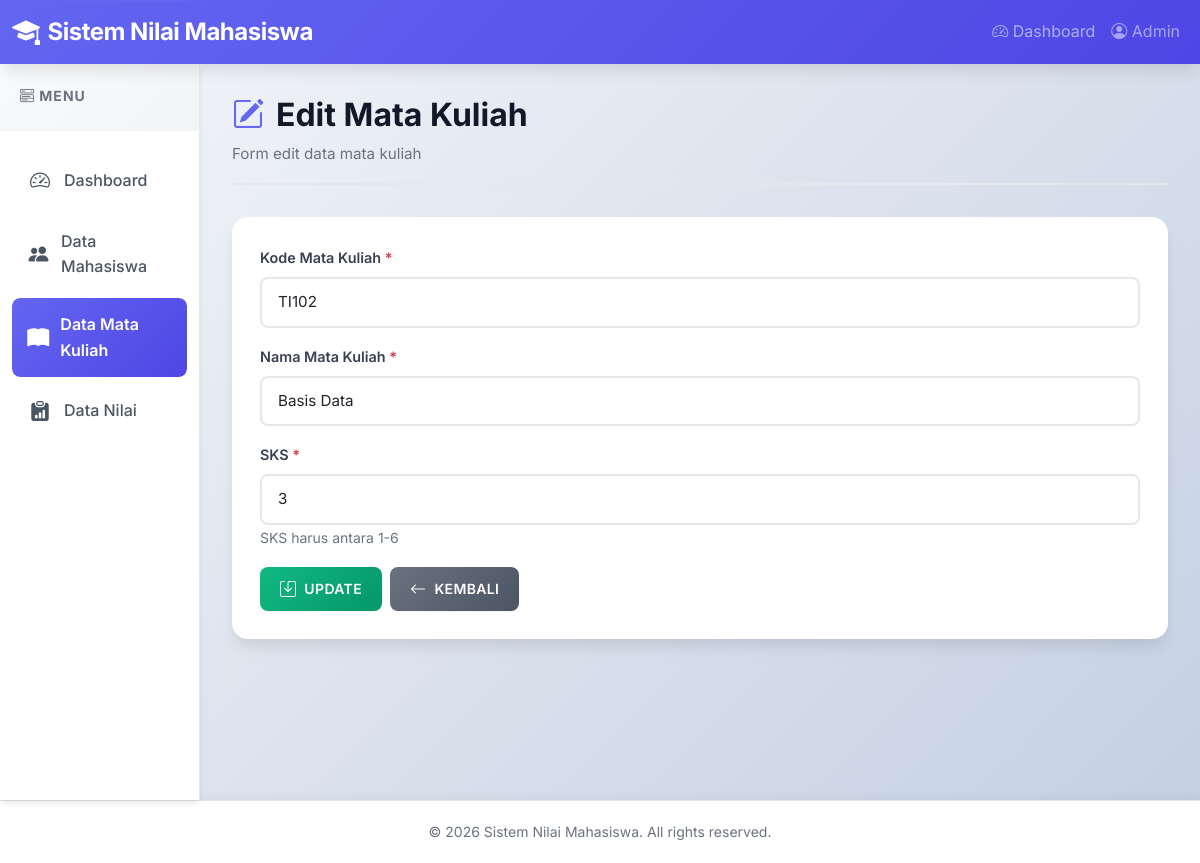
The page /modules/mata-kuliah/edit.php?id=2 on the database its author committed.
### tables this page shows
CREATE TABLE `mata_kuliah` (
  `id` INT(11) NOT NULL AUTO_INCREMENT,
  `kode_mk` VARCHAR(10) NOT NULL,
  `nama_mk` VARCHAR(100) NOT NULL,
  `sks` INT(11) NOT NULL,
  `created_at` TIMESTAMP NOT NULL DEFAULT CURRENT_TIMESTAMP,
  `updated_at` TIMESTAMP NOT NULL DEFAULT CURRENT_TIMESTAMP ON UPDATE CURRENT_TIMESTAMP,
  PRIMARY KEY (`id`),
  UNIQUE KEY `unique_kode_mk` (`kode_mk`),
  KEY `idx_sks` (`sks`),
  CONSTRAINT `chk_sks` CHECK (`sks` >= 1 AND `sks` <= 6)
);

### modules/mata-kuliah/edit.php (the view, shortened to what this page needs)
<?php
include '../../includes/header.php';
$id = isset($_GET['id']) ? intval($_GET['id']) : 0;
$stmt = $conn->prepare("SELECT * FROM mata_kuliah WHERE id = ?");
$stmt->bind_param("i", $id);
$stmt->execute();
$result = $stmt->get_result();
$matkul = $result->fetch_assoc();
?>
<?php include '../../includes/navbar.php'; ?>
<div class="container-fluid">
    <div class="row">
        <div class="col-md-2 p-0">
            <?php include '../../includes/sidebar.php'; ?>
        </div>
        <div class="col-md-10 content">
            <div class="content-header">
                <h2><i class="bi bi-pencil-square"></i> Edit Mata Kuliah</h2>
                <p class="text-muted">Form edit data mata kuliah</p>
            </div>
            <div class="card">
                <div class="card-body">
                    <form method="POST" action="">
                        <div class="mb-3">
                            <label for="kode_mk" class="form-label">Kode Mata Kuliah <span class="text-danger">*</span></label>
                            <input type="text" class="form-control" id="kode_mk" name="kode_mk" value="<?php echo isset($_POST['kode_mk']) ? $_POST['kode_mk'] : $matkul['kode_mk']; ?>" required>
                        </div>
                        <div class="mb-3">
                            <label for="nama_mk" class="form-label">Nama Mata Kuliah <span class="text-danger">*</span></label>
                            <input type="text" class="form-control" id="nama_mk" name="nama_mk" value="<?php echo isset($_POST['nama_mk']) ? $_POST['nama_mk'] : $matkul['nama_mk']; ?>" required>
                        </div>
                        <div class="mb-3">
                            <label for="sks" class="form-label">SKS <span class="text-danger">*</span></label>
                            <input type="number" class="form-control" id="sks" name="sks" value="<?php echo isset($_POST['sks']) ? $_POST['sks'] : $matkul['sks']; ?>" min="1" max="6" required>
                            <small class="text-muted">SKS harus antara 1-6</small>
                        </div>
                        <div class="d-flex gap-2">
                            <button type="submit" class="btn btn-success">
                                <i class="bi bi-save"></i> Update
                            </button>
                            <a href="index.php" class="btn btn-secondary">
                                <i class="bi bi-arrow-left"></i> Kembali
                            </a>
                        </div>
                    </form>
                </div>
            </div>
        </div>
    </div>
</div>
<?php include '../../includes/footer.php'; ?>

### assets/css/style.css (style rules this page uses)
:root { --primary-color: #6366f1; --primary-dark: #4f46e5; --secondary-color: #64748b; --success-color: #10b981; --info-color: #06b6d4; --warning-color: #f59e0b; --danger-color: #ef4444; --sidebar-width: 260px; --navbar-height: 64px; --shadow-sm: 0 1px 2px 0 rgba(0, 0, 0, 0.05); --shadow-md: 0 4px 6px -1px rgba(0, 0, 0, 0.1); --shadow-lg: 0 10px 15px -3px rgba(0, 0, 0, 0.1); --shadow-xl: 0 20px 25px -5px rgba(0, 0, 0, 0.1); }
* { margin: 0; padding: 0; box-sizing: border-box; }
body { font-family: 'Inter', 'Segoe UI', Tahoma, Geneva, Verdana, sans-serif; background: linear-gradient(135deg, #f5f7fa 0%, #c3cfe2 100%); min-height: 100vh; display: flex; flex-direction: column; line-height: 1.6; }
a { color: var(--primary-color); text-decoration: none; transition: color 0.2s ease; }
.text-muted { color: #4b5563 !important; }
.content { padding: 2rem; min-height: calc(100vh - var(--navbar-height) - 60px); background: transparent; }
.content-header { margin-bottom: 2rem; padding-bottom: 1rem; border-bottom: 2px solid #e5e7eb; }
.content-header h2 { color: #111827; font-weight: 700; margin-bottom: 0.5rem; display: flex; align-items: center; gap: 0.75rem; }
.content-header h2 i { color: var(--primary-color); }
.content-header p { margin: 0; color: #6b7280; font-size: 0.95rem; }
.card { border: none; box-shadow: var(--shadow-lg); border-radius: 1rem; margin-bottom: 1.5rem; background: white; overflow: hidden; transition: transform 0.3s ease, box-shadow 0.3s ease; }
.card-body { padding: 1.75rem; }
.btn { border-radius: 0.5rem; font-weight: 600; padding: 0.625rem 1.25rem; transition: all 0.3s cubic-bezier(0.4, 0, 0.2, 1); border: none; display: inline-flex; align-items: center; gap: 0.5rem; text-transform: uppercase; font-size: 0.875rem; letter-spacing: 0.025em; box-shadow: var(--shadow-sm); }
.btn i { font-size: 1rem; }
.btn-success { background: linear-gradient(135deg, #10b981 0%, #059669 100%); }
.btn-secondary { background: linear-gradient(135deg, #6b7280 0%, #4b5563 100%); }
.form-label { font-weight: 600; color: #374151; margin-bottom: 0.5rem; font-size: 0.9rem; }
.form-control, .form-select { border-radius: 0.5rem; border: 2px solid #e5e7eb; padding: 0.75rem 1rem; transition: all 0.3s ease; font-size: 0.95rem; }
@media (min-width: 1200px) { .container-fluid { max-width: 1400px; margin: 0 auto; } }
.card, .alert { animation: fadeIn 0.5s ease; }
.text-muted { color: #6b7280 !important; }

### rows shown on the page
mata_kuliah: kode_mk "TI102", nama_mk "Basis Data", sks "3"
